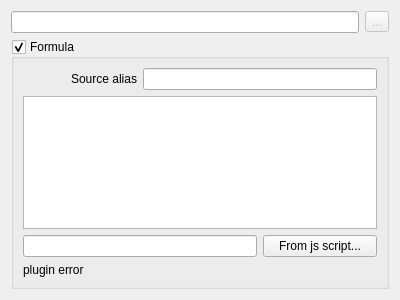
<?xml version="1.0" encoding="UTF-8"?>
<ui version="4.0">
 <class>EditSourceWidget</class>
 <widget class="QWidget" name="EditSourceWidget">
  <property name="geometry">
   <rect>
    <x>0</x>
    <y>0</y>
    <width>400</width>
    <height>300</height>
   </rect>
  </property>
  <property name="windowTitle">
   <string>Form</string>
  </property>
  <layout class="QGridLayout" name="gridLayout">
   <item row="0" column="1">
    <widget class="QToolButton" name="toolDevice">
     <property name="enabled">
      <bool>false</bool>
     </property>
     <property name="text">
      <string>...</string>
     </property>
    </widget>
   </item>
   <item row="1" column="0" colspan="2">
    <widget class="QGroupBox" name="gbFormula">
     <property name="autoFillBackground">
      <bool>false</bool>
     </property>
     <property name="styleSheet">
      <string notr="true">border-color: rgb(231, 55, 23);</string>
     </property>
     <property name="title">
      <string>Formula</string>
     </property>
     <property name="checkable">
      <bool>true</bool>
     </property>
     <property name="checked">
      <bool>true</bool>
     </property>
     <layout class="QGridLayout" name="gridLayout_2">
      <item row="0" column="0">
       <widget class="QLabel" name="label">
        <property name="text">
         <string>Source alias</string>
        </property>
        <property name="alignment">
         <set>Qt::AlignRight|Qt::AlignTrailing|Qt::AlignVCenter</set>
        </property>
       </widget>
      </item>
      <item row="2" column="0" colspan="2">
       <widget class="QLineEdit" name="leScriptPath">
        <property name="readOnly">
         <bool>true</bool>
        </property>
       </widget>
      </item>
      <item row="1" column="0" colspan="3">
       <widget class="QTextEdit" name="teJsCode"/>
      </item>
      <item row="2" column="2">
       <widget class="QPushButton" name="pbFromJs">
        <property name="text">
         <string>From js script...</string>
        </property>
       </widget>
      </item>
      <item row="0" column="1" colspan="2">
       <widget class="QLineEdit" name="leAlias">
        <property name="toolTip">
         <string>&lt;html&gt;&lt;head/&gt;&lt;body&gt;&lt;p align=&quot;justify&quot;&gt;An alias for the source can be provided.&lt;/p&gt;&lt;p align=&quot;justify&quot;&gt;&lt;br/&gt;&lt;/p&gt;&lt;p align=&quot;justify&quot;&gt;If not empty, it will be stored into the &amp;quot;src&amp;quot; key of the data bundle. For example, if the formula sums the value of two sources, you could provide a short alias named &lt;span style=&quot; font-style:italic;&quot;&gt;sum&lt;/span&gt; for the source. If empty, the &amp;quot;src&amp;quot; value will contain the comma separated list of sources&lt;/p&gt;&lt;/body&gt;&lt;/html&gt;</string>
        </property>
       </widget>
      </item>
      <item row="3" column="0" colspan="3">
       <widget class="QLabel" name="labelPluginErr">
        <property name="text">
         <string>plugin error</string>
        </property>
       </widget>
      </item>
     </layout>
    </widget>
   </item>
   <item row="0" column="0">
    <widget class="QLineEdit" name="lineEdit">
     <property name="toolTip">
      <string>&lt;html&gt;&lt;head&gt;&lt;meta name=&quot;qrichtext&quot; content=&quot;1&quot; /&gt;&lt;/head&gt;&lt;body style=&quot; white-space: pre-wrap; font-family:Sans Serif; font-size:9pt; font-weight:400; font-style:normal; text-decoration:none;&quot;&gt;&lt;p style=&quot; margin-top:0px; margin-bottom:0px; margin-left:0px; margin-right:0px; -qt-block-indent:0; text-indent:0px;&quot;&gt;Valid formats are:&lt;/p&gt;&lt;p style=&quot; margin-top:0px; margin-bottom:0px; margin-left:0px; margin-right:0px; -qt-block-indent:0; text-indent:0px;&quot;&gt;for attributes: &lt;span style=&quot; font-weight:600;&quot;&gt;tango/device/server/attribute&lt;/span&gt;&lt;/p&gt;&lt;p style=&quot; margin-top:0px; margin-bottom:0px; margin-left:0px; margin-right:0px; -qt-block-indent:0; text-indent:0px;&quot;&gt;for commands: &lt;span style=&quot; font-weight:600;&quot;&gt;tango/device/server-&amp;gt;command&lt;/span&gt;&lt;/p&gt;&lt;p style=&quot;-qt-paragraph-type:empty; margin-top:0px; margin-bottom:0px; margin-left:0px; margin-right:0px; -qt-block-indent:0; text-indent:0px;&quot;&gt;&lt;/p&gt;&lt;p style=&quot; margin-top:0px; margin-bottom:0px; margin-left:0px; margin-right:0px; -qt-block-indent:0; text-indent:0px;&quot;&gt;You can also specify a Tango Database:&lt;/p&gt;&lt;p style=&quot; margin-top:0px; margin-bottom:0px; margin-left:0px; margin-right:0px; -qt-block-indent:0; text-indent:0px;&quot;&gt;for attributes: &lt;span style=&quot; font-weight:600;&quot;&gt;host:port/tango/device/server/attribute&lt;/span&gt;&lt;/p&gt;&lt;p style=&quot; margin-top:0px; margin-bottom:0px; margin-left:0px; margin-right:0px; -qt-block-indent:0; text-indent:0px;&quot;&gt;for commands: &lt;span style=&quot; font-weight:600;&quot;&gt;host:port/tango/device/server-&amp;gt;command&lt;/span&gt;&lt;/p&gt;&lt;p style=&quot;-qt-paragraph-type:empty; margin-top:0px; margin-bottom:0px; margin-left:0px; margin-right:0px; -qt-block-indent:0; text-indent:0px;&quot;&gt;&lt;/p&gt;&lt;/body&gt;&lt;/html&gt;</string>
     </property>
    </widget>
   </item>
  </layout>
 </widget>
 <resources/>
 <connections/>
</ui>
